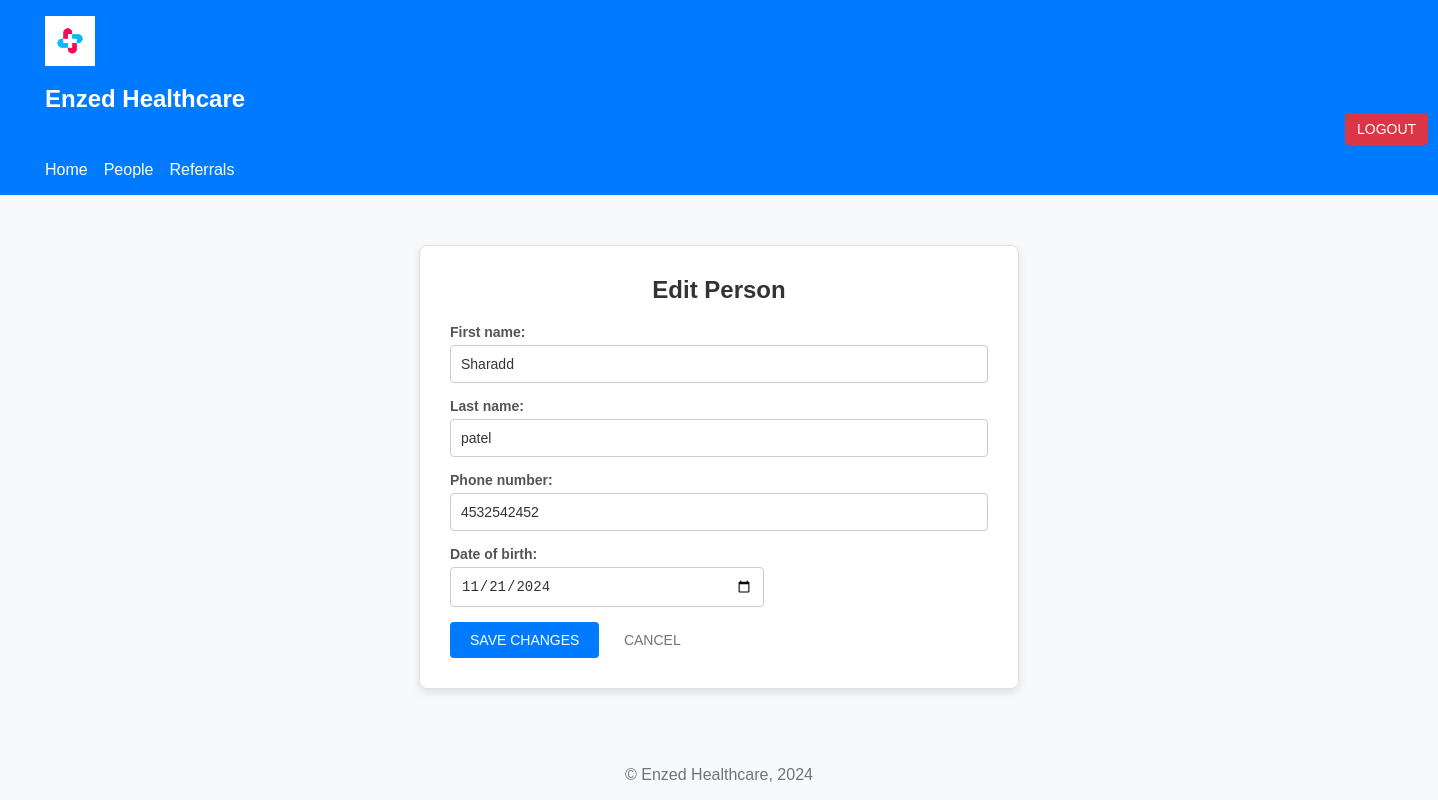
The app's page /people/7/edit/ (signed in) with its own data.
### referral_system/models.py (models this page shows, shortened)
class Person(models.Model):
    first_name = models.CharField(max_length=50)
    last_name = models.CharField(max_length=50)
    phone_number = models.CharField(max_length=15)
    date_of_birth = models.DateField()

### referral_system/views.py (the view)
# urls.py: path('people/<int:pk>/edit/', views.person_update, name='person_edit'),
@login_required
def person_update(request, pk):
    person = get_object_or_404(Person, pk=pk)
    if request.method == "POST":
        form = PersonForm(request.POST, instance=person)
        if form.is_valid():
            form.save()
            return redirect("person_list")
    else:
        form = PersonForm(instance=person)
    return render(request, "referral_system/person_form.html", {"form": form})

### referral_system/forms.py
class PersonForm(forms.ModelForm):
    class Meta:
        model = Person
        fields = ['first_name', 'last_name', 'phone_number', 'date_of_birth']
        widgets = {
            'date_of_birth': forms.DateInput(attrs={
                'type': 'date',
                'placeholder': 'YYYY-MM-DD',
                'class': 'form-control',
                'style': 'width: 314px'
            }),
        }

### referral_system/templates/referral_system/person_form.html (shortened to what this page needs)
{% extends "referral_system/base.html" %}
{% block content %}
<div class="econtainer">
    <h2 class="my-4">{% if form.instance.pk %}Edit Person{% else %}Add Person{% endif %}</h2>
    <form method="post" class="needs-validation" novalidate>
        <div class="mb-3">
            {{ form.first_name.label_tag }}
            {{ form.first_name }}
        </div>
        <div class="mb-3">
            {{ form.last_name.label_tag }}
            {{ form.last_name }}
        </div>
        <div class="mb-3">
            {{ form.phone_number.label_tag }}
            {{ form.phone_number }}
        </div>
        <div class="mb-3">
            {{ form.date_of_birth.label_tag }}
            {{ form.date_of_birth }}
        </div>
        <button type="submit" class="btn btn-primary mt-3">
            {% if form.instance.pk %}Save Changes{% else %}Add Person{% endif %}
        </button>
        <a href="{% url 'person_list' %}" class="btn btn-secondary mt-3">Cancel</a>
    </form>
</div>
{% endblock %}

### referral_system/static/referral_system/style.css (style rules this page uses)
* { margin: 0; padding: 0; box-sizing: border-box; }
body { font-family: Arial, sans-serif; background-color: #f8f9fa; margin: 0; padding: 0; color: #212529; display: flex; flex-direction: column; min-height: 100vh; }
h2, .login-container h2 { color: #333333; margin-bottom: 20px; }
h2 { font-size: 1.8rem; text-align: center; }
.btn { border: none; border-radius: 4px; font-size: 14px; padding: 8px 12px; text-transform: uppercase; transition: all 0.3s ease; }
.btn-primary { background-color: #007bff; color: white; }
.econtainer { background-color: #ffffff; border: 1px solid #dee2e6; border-radius: 8px; box-shadow: 0 4px 8px rgba(0, 0, 0, 0.1); padding: 30px; max-width: 600px; margin: 50px auto; font-family: Arial, sans-serif; }
.econtainer h2 { text-align: center; color: #333; font-size: 1.5rem; margin-bottom: 20px; }
.econtainer label { display: block; font-size: 14px; color: #555; margin-bottom: 5px; font-weight: bold; }
.econtainer input[type="text"], .econtainer input[type="date"] { width: 100%; padding: 10px; margin-bottom: 15px; border: 1px solid #ccc; border-radius: 4px; font-size: 14px; color: #333; }
.econtainer .btn { padding: 10px 20px; font-size: 14px; border: none; border-radius: 4px; text-transform: uppercase; cursor: pointer; transition: background-color 0.3s ease; }
.econtainer .btn-primary { background-color: #007bff; color: #fff; }
.econtainer .btn-secondary { background-color: transparent; color: #6c757d; text-decoration: none; }

### records on screen
Person: first_name "Sharadd", last_name "patel", phone_number "4532542452", date_of_birth "11/21/2024"
